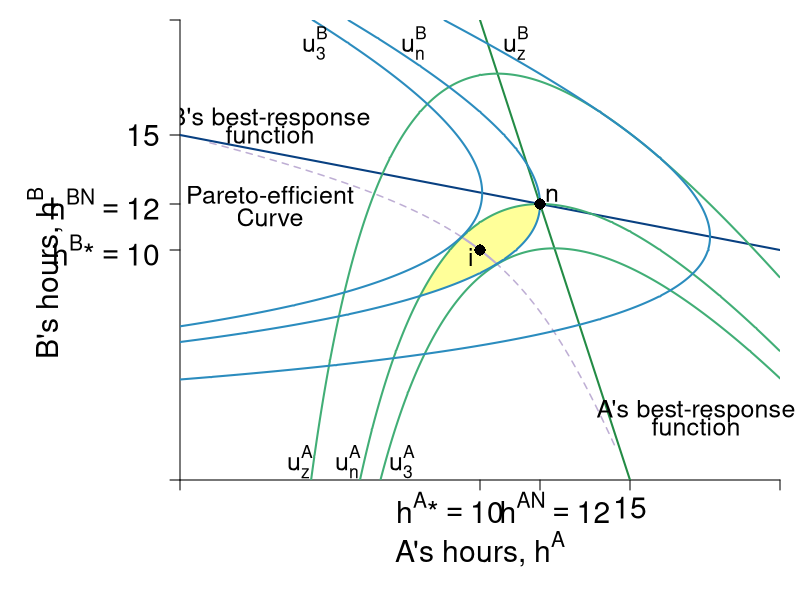

Write R code to recreate this figure.
require(shape)
pdf(file = "coordination_failures/coord_brfs_cournot.pdf", width = 9, height = 7)

#Set parameters for graphics
pointsize <- 1.8
axislabelsize <- 1.8
labelsize <- 1.5
namesize <- 1.8
annotatesize <- 1.5
graphlinewidth <- 2
segmentlinewidth <- 1.5

COL <- c("#7fc97f", "#beaed4", "#fdc086", "#ffff99", "#386cb0", "#f0027f", "#bf5b17", "#666666")
COLA <- c("#99d8c9","#66c2a4","#41ae76", "#238b45", "#005824")
COLB <- c("#4eb3d3", "#2b8cbe", "#0868ac","#084081")

par(mar =  c(6, 9, 1, 1))

uA <- function(ea, eb, alpha = 30, beta = 1/2) {
  (alpha - beta*(ea+eb))*ea - 0.5*(ea)^2
}

uB <- function(ea, eb, alpha = 30, beta = 1/2) {
  (alpha - beta*(ea+eb))*eb - 0.5*(eb)^2
}

brfB <- function(ea, alpha = 30, beta = 1/2) {
  (alpha - beta*ea)/(1 + 2*beta)
}

brfA <- function(ea, alpha = 30, beta = 1/2) {
  (alpha - ea*(1 + 2*beta))/(beta)
}

brfPE <- function(ea, alpha = 30, beta = 1/8) {
  alpha*(1 - beta*ea)
}

hANE <- function(alpha, beta = 1/2){
  alpha/(1 + 3*beta)
}

hApEff2 <- function(alpha, beta = 1/2){
  alpha/(1 + 4*beta)
}

intercept1 <- function(alpha, beta = 1/2){
  alpha/(1 + 2*beta)
}

PEC <- function(ea, alpha = 30, beta = 1/2){
  a = beta*(1+2*beta);
  b = -alpha*(1+3*beta)+(1+2*beta)^2*ea;
  c = alpha^2 - alpha*(1+3*beta)*ea+ beta*(1+2*beta)*ea^2
  delta = b^2-4*a*c
  return((-b-sqrt(delta))/(2*a))
}


indiffA <- function(ea, alpha = 30, beta = 1/2, uA = 144) {
  (alpha*ea - beta*(ea)^2 - 0.5*(ea)^2 - uA)/(beta*ea)
}

indiffBroot1 <- function(ea, alpha = 30, beta = 30, uB = 144){
  (-sqrt(alpha^2 - 2*alpha*beta*ea + beta^2*ea^2 - 4*beta*uB - 2*uB) + alpha - beta*ea)/(2*beta + 1)
}

indiffBroot2 <- function(ea, alpha = 30, beta = 30, uB = 144){
  (sqrt(alpha^2 - 2*alpha*beta*ea + beta^2*ea^2 - 4*beta*uB - 2*uB) + alpha - beta*ea)/(2*beta + 1)
}


indiffB <- function(eb, alpha = 30, beta = 1/2, uB = 144) {
  (alpha*eb - uB - 0.5*eb^2)/(alpha*beta*eb)
}

indiffB2 <- function(ea, alpha = 30, beta = 1/2, uB = 144) {
  sqrt(alpha^2*(beta*ea - 1)^2 - 2*uB) - alpha*beta*ea + alpha
}

indiffB3 <- function(ea, alpha = 30, beta = 1/2, uB = 144) {
  -sqrt(alpha^2*(beta*ea - 1)^2 - 2*uB) - alpha*beta*ea + alpha
}


xlims <- c(0, 20)
ylims <- c(0, 20)

npts <- 501 
x <- seq(xlims[1], xlims[2], length.out = npts)
y <- seq(ylims[1], ylims[2], length.out = npts) 
a <- c(112, 
       uA(hANE(alpha = 30, beta = 1/2), hANE(alpha = 30, beta = 1/2)), 
       155.8)
b <- c(112, 
       uA(hANE(alpha = 30, beta = 1/2),hANE(alpha = 30, beta = 1/2)), 
       155.8)

plot(0, 0, xlim = xlims, ylim = ylims, type = "n",
     xlab = expression(paste("")),
     ylab = expression(paste("")), 
     xaxt = "n", 
     yaxt = "n", 
     cex.lab = axislabelsize, 
     bty = "n",
     xaxs="i", 
     yaxs="i")

# Keeping if necessary. 
# ticksy <- c(0, hApEff2(alpha = 30), hANE(alpha = 30), intercept1(alpha = 30), ylims[2])
# ylabels <- c(NA, expression(paste(h^B,"*")), expression(paste(h^{BN})), expression(paste(frac(alpha, 1 + 2*beta))), NA)
# ticksx <- c(0, hApEff2(alpha = 30), hANE(alpha = 30), intercept1(alpha = 30), xlims[2])
# xlabels <- c(NA, expression(paste(h^A,"*")), expression(paste(h^{AN})), expression(paste(frac(alpha, 1 + 2*beta))), NA)

ticksy <- c(0, hApEff2(alpha = 30), hANE(alpha = 30), intercept1(alpha = 30), ylims[2])
ylabels <- c(NA, expression(paste(h^B,"*", phantom()==10)), expression(paste(h^{BN} == 12)), expression(paste(15 )), NA)
ticksx <- c(0, hApEff2(alpha = 30), hANE(alpha = 30), intercept1(alpha = 30), xlims[2])
xlabels <- c(NA, expression(paste(h^A,"*", phantom()==10)), expression(paste(h^{AN} == 12)), NA, NA)


axis(1, at = ticksx,  pos = 0, labels = FALSE)
text(x = c(0, hApEff2(alpha = 30)-1, hANE(alpha = 30) + 0.5, intercept1(alpha = 30), xlims[2]), 
     par("usr")[3] - 0.3, labels = xlabels, srt = 0, pos = 1, 
     xpd = TRUE, cex = axislabelsize)
#15 in the labels above didn't work, so it must be indivudally located
text(15, -1.2, expression(paste(15)), xpd = TRUE, cex = axislabelsize) 

axis(2, at = ticksy, pos = 0, labels = ylabels, las = 1, cex.axis = axislabelsize)

npts <- 500 
xx1 <- seq(xlims[1], xlims[2], length.out = npts)
xx2 <- seq(9.4, 10.55, length.out = npts)

#I need something like xx1 with npts for 
xpoly1 <- seq(from = 8, to = 12, length.out = 500)
ypoly1 <- indiffA(xpoly1, uA = 144, alpha = 30, beta = 1/2)
ypoly2 <- indiffBroot1(xpoly1, uB = 144, alpha = 30, beta = 1/2)
polygon(x = c(xpoly1, rev(xpoly1)), y = c(ypoly1, rev(ypoly2)), col=COL[4], density=NULL, border = NA)

#Draw functions
lines(xx1, brfA(xx1, alpha = 30, beta = 1/2), col = COLA[4], lwd = graphlinewidth)
lines(xx1, brfB(xx1, alpha = 30, beta = 1/2), col = COLB[4], lwd = graphlinewidth)

xx2 <- seq(1, 14.5, length.out = npts)
xx3 <- seq(9.4, 10.55, length.out = npts)

lines(xx2, PEC(xx2, alpha = 30, beta = 1/2), col = COL[2], lty = 2, lwd = segmentlinewidth)
lines(xx3, PEC(xx3, alpha = 30, beta = 1/2), col = COL[2], lwd = graphlinewidth)


contour(y, x,
        outer(x, y, uA),
        drawlabels = FALSE,
        col = COLA[3],
        lwd = graphlinewidth,
        levels = a,
        xaxs="i",
        yaxs="i",
        add = TRUE)

text(0.5*xlims[2], -3, expression(paste("A's hours, ", h^A)), xpd = TRUE, cex = axislabelsize)
text(-4.5, 9, expression(paste("B's hours, ", h^B)), xpd = TRUE, cex = axislabelsize, srt = 90) 


contour(x, y,
        outer(x, y, uB),
        drawlabels = FALSE,
        col = COLB[2],
        lwd = graphlinewidth,
        levels = b,
        add = TRUE
)


text(3, 12.4, expression("Pareto-efficient"), cex = annotatesize)
text(3, 11.4, expression("Curve"), cex = annotatesize)

#Arrows(6.5, 10.1, 9.3, 10.1, col = "black", lty = 1, lwd = 2, arr.type = "triangle", arr.lwd = 0.5)
# 
#Label the iso-welfare functions for the HG, Aisha
text(4, 0.8, expression(u[z]^A), cex = annotatesize)
text(5.6, 0.8, expression(u[n]^A), cex = annotatesize)
text(7.4, 0.8, expression(u[3]^A), cex = annotatesize)


#Label the indifference curves for the HG, Betty
text(11.2, 19, expression(u[z]^B), cex = annotatesize)
text(7.8, 19, expression(u[n]^B), cex = annotatesize)
text(4.5, 19, expression(u[3]^B), cex = annotatesize)


#Label Nash Equilibrium
points(hANE(alpha = 30), hANE(alpha = 30), pch = 16, col = "black", cex = 1.5)
text(hANE(alpha = 30) + 0.4, hANE(alpha = 30) + 0.4, expression(paste("n")), cex = annotatesize)


#Annotate Pareto Efficient Curve and relevant points
#points(10.55, PEC(10.55), pch = 16, col = "black", cex = 1.5)
#text(10.55 + 0.4, PEC(10.55) - 0.4, expression(paste(t^A)), cex = annotatesize)
#points(9.4, PEC(9.4), pch = 16, col = "black", cex = 1.5)
#text(9.4 - 0.2, PEC(9.4) + 0.3, expression(paste(t^B)), cex = annotatesize)

points(hApEff2(alpha = 30), hApEff2(alpha = 30), pch = 16, col = "black", cex = 1.5)
text(hApEff2(alpha = 30)- 0.3, hApEff2(alpha = 30) - 0.3, expression(paste(i)), cex = annotatesize)

#B's brf
text(3, 15.7, expression(paste("B's best-response")), cex = labelsize)
text(3, 15.0, expression(paste("function")), cex = labelsize)

#A's brf
text(17.2, 3, expression(paste("A's best-response")), cex = labelsize, xpd = TRUE)
text(17.2, 2.3, expression(paste("function")), cex = labelsize)

dev.off()
